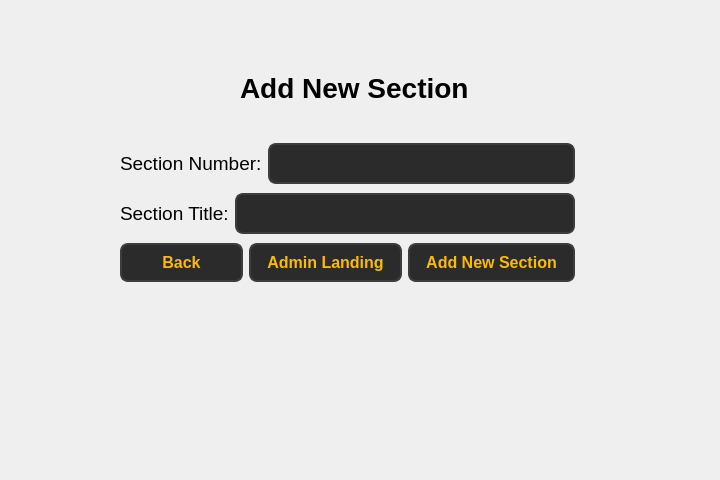
<?xml version="1.0" encoding="UTF-8"?>
<ui version="4.0">
 <class>Form</class>
 <widget class="QWidget" name="Form">
  <property name="geometry">
   <rect>
    <x>0</x>
    <y>0</y>
    <width>720</width>
    <height>480</height>
   </rect>
  </property>
  <property name="windowTitle">
   <string>Form</string>
  </property>
  <widget class="QLabel" name="label">
   <property name="geometry">
    <rect>
     <x>240</x>
     <y>67</y>
     <width>231</width>
     <height>41</height>
    </rect>
   </property>
   <property name="font">
    <font>
     <pointsize>21</pointsize>
     <bold>true</bold>
    </font>
   </property>
   <property name="text">
    <string>Add New Section</string>
   </property>
  </widget>
  <widget class="QWidget" name="layoutWidget">
   <property name="geometry">
    <rect>
     <x>120</x>
     <y>140</y>
     <width>455</width>
     <height>148</height>
    </rect>
   </property>
   <layout class="QVBoxLayout" name="verticalLayout">
    <item>
     <layout class="QHBoxLayout" name="horizontalLayout">
      <item>
       <widget class="QLabel" name="label_4">
        <property name="font">
         <font>
          <pointsize>14</pointsize>
         </font>
        </property>
        <property name="text">
         <string>Section Number:</string>
        </property>
       </widget>
      </item>
      <item>
       <widget class="QLineEdit" name="lineEdit_3">
        <property name="styleSheet">
         <string notr="true">QLineEdit {
        background-color: #2b2b2b;  /* Dark background */
        color: #fcba03;  /* Text color */
        border: 2px solid #3d3d3d;  /* Border color */
        border-radius: 8px;  /* Rounded corners */
        padding: 8px;  /* Padding inside the input field */
        font-size: 16px;  /* Font size */
        font-weight: bold;  /* Bold font */
    }

    QLineEdit:hover {
        background-color: #3d3d3d;  /* Background when hovered */
        border: 2px solid #fcba03;  /* Border color when hovered */
    }

    QLineEdit:focus {
        background-color: #1a1a1a;  /* Background when focused */
        border: 2px solid #fcba03;  /* Border color when focused */
        color: #ffffff;  /* Text color when focused */
    }</string>
        </property>
       </widget>
      </item>
     </layout>
    </item>
    <item>
     <layout class="QHBoxLayout" name="horizontalLayout_2">
      <item>
       <widget class="QLabel" name="label_5">
        <property name="font">
         <font>
          <pointsize>14</pointsize>
         </font>
        </property>
        <property name="text">
         <string>Section Title:</string>
        </property>
       </widget>
      </item>
      <item>
       <widget class="QLineEdit" name="lineEdit_4">
        <property name="styleSheet">
         <string notr="true">QLineEdit {
        background-color: #2b2b2b;  /* Dark background */
        color: #fcba03;  /* Text color */
        border: 2px solid #3d3d3d;  /* Border color */
        border-radius: 8px;  /* Rounded corners */
        padding: 8px;  /* Padding inside the input field */
        font-size: 16px;  /* Font size */
        font-weight: bold;  /* Bold font */
    }

    QLineEdit:hover {
        background-color: #3d3d3d;  /* Background when hovered */
        border: 2px solid #fcba03;  /* Border color when hovered */
    }

    QLineEdit:focus {
        background-color: #1a1a1a;  /* Background when focused */
        border: 2px solid #fcba03;  /* Border color when focused */
        color: #ffffff;  /* Text color when focused */
    }</string>
        </property>
       </widget>
      </item>
     </layout>
    </item>
    <item>
     <layout class="QHBoxLayout" name="horizontalLayout_3">
      <item>
       <widget class="QPushButton" name="pushButton_back">
        <property name="styleSheet">
         <string notr="true">QPushButton {
        background-color: #2b2b2b;  
        color: #fcba03;              
        border: 2px solid #3d3d3d;      
        border-radius: 8px;          
        padding: 8px 16px;            
        font-size: 16px;            
        font-weight: bold;
    
    }

    QPushButton:hover {
        background-color: #fcba03;
		 color: #000000;
        border: 2px solid #5a5a5a;    
    }

    QPushButton:pressed {
        background-color: #1a1a1a;      
        border: 2px solid #2b2b2b;      
    }</string>
        </property>
        <property name="text">
         <string>Back</string>
        </property>
       </widget>
      </item>
      <item>
       <widget class="QPushButton" name="pushButton_2">
        <property name="styleSheet">
         <string notr="true">QPushButton {
        background-color: #2b2b2b;  
        color: #fcba03;              
        border: 2px solid #3d3d3d;      
        border-radius: 8px;          
        padding: 8px 16px;            
        font-size: 16px;            
        font-weight: bold;
    
    }

    QPushButton:hover {
        background-color: #fcba03;
		 color: #000000;
        border: 2px solid #5a5a5a;    
    }

    QPushButton:pressed {
        background-color: #1a1a1a;      
        border: 2px solid #2b2b2b;      
    }</string>
        </property>
        <property name="text">
         <string>Admin Landing</string>
        </property>
       </widget>
      </item>
      <item>
       <widget class="QPushButton" name="pushButton">
        <property name="styleSheet">
         <string notr="true">QPushButton {
        background-color: #2b2b2b;  
        color: #fcba03;              
        border: 2px solid #3d3d3d;      
        border-radius: 8px;          
        padding: 8px 16px;            
        font-size: 16px;            
        font-weight: bold;
    
    }

    QPushButton:hover {
        background-color: #fcba03;
		 color: #000000;
        border: 2px solid #5a5a5a;    
    }

    QPushButton:pressed {
        background-color: #1a1a1a;      
        border: 2px solid #2b2b2b;      
    }</string>
        </property>
        <property name="text">
         <string>Add New Section</string>
        </property>
       </widget>
      </item>
     </layout>
    </item>
   </layout>
  </widget>
 </widget>
 <resources/>
 <connections/>
</ui>
